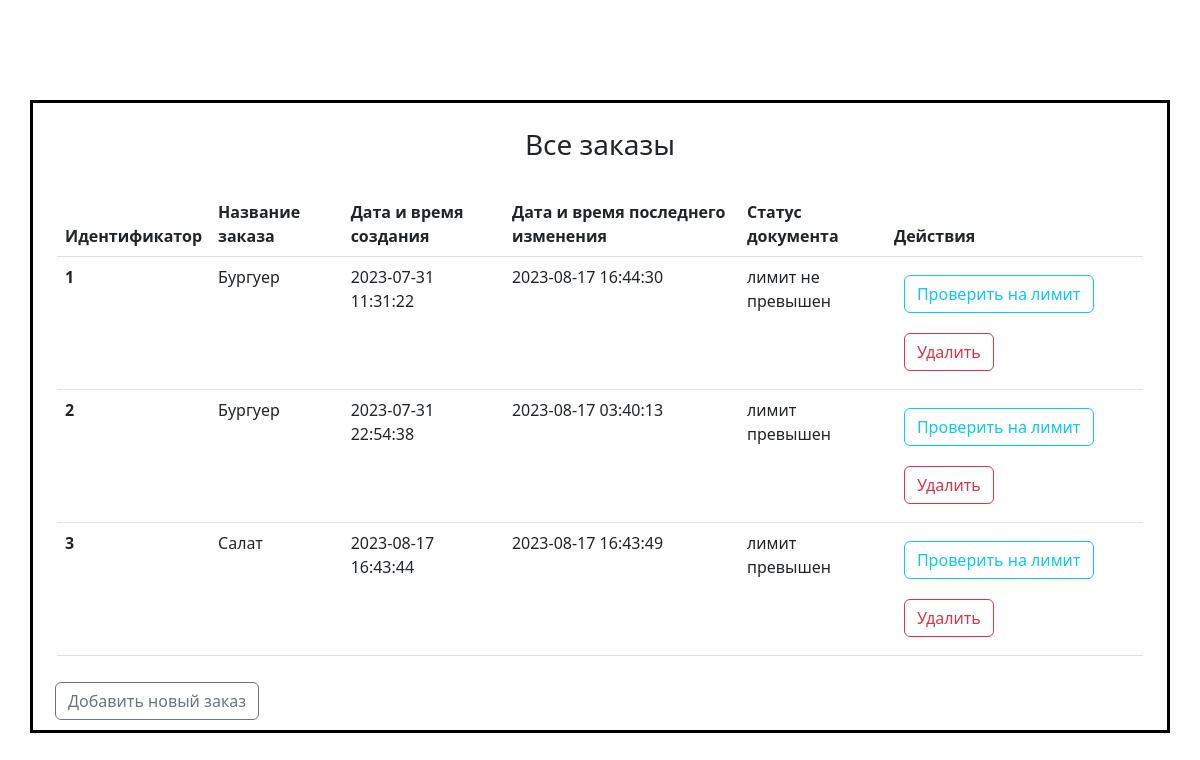
The page / on the database its author committed.
### tables this page shows
CREATE TABLE `order_self` (
  `id` int(11) NOT NULL,
  `orderName` varchar(50) NOT NULL,
  `created_at` datetime NOT NULL,
  `updated_at` datetime NOT NULL,
  `status` varchar(255) NOT NULL
);

### src/Order.php (called while the page is built, shortened)
<?php
class Order
{
    public static $pdo;
    public static function getAll()
    {
        $stmt = self::$pdo->prepare("SELECT * FROM order_self");
        $stmt->setFetchMode(PDO::FETCH_CLASS, 'Order');
        $stmt->execute();
        $orders = $stmt->fetchAll();
        return $orders;
    }
}

### index.php (the view, shortened to what this page needs)
<?php
$orders = Order::getAll();
?>
<!doctype html>
<html lang="en">
<head>
    <link href="https://cdn.jsdelivr.net/npm/bootstrap@5.3.0/dist/css/bootstrap.min.css" rel="stylesheet">
</head>
<body>
<div class="container" style="margin-top: 100px; border: solid 3px black;;">
    <div class="container" style="text-align: center; margin-bottom: 30px; margin-top: 25px" >
        <h3>Все заказы</h3>
    </div>
    <div class="container">
        <table class="table">
            <thead>
            <tr>
                <th scope="col">Идентификатор</th>
                <th scope="col">Название заказа</th>
                <th scope="col">Дата и время создания</th>
                <th scope="col">Дата и время последнего изменения</th>
                <th scope="col">Статус документа</th>
                <th scope="col">Действия</th>
            </tr>
            </thead>
            <tbody>
            <?php
            $i = 0;
            foreach ($orders as $row):
                $i++;
                ?>
                <tr>
                    <th><?= $i; ?></th>
                    <td><?= $row->orderName ?></td>
                    <td><?= $row->created_at ?></td>
                    <td><?= $row->updated_at ?></td>
                    <td><?= $row->status ?></td>
                    <td>
                        <a href="limit.php?id=<?= $row->id ?>&create_at=<?= $row->created_at ?>" class="btn btn-outline-info" style="margin: 10px;">Проверить на лимит</a>
                        <a href="delete.php?id=<?= $row->id ?>" class="btn btn-outline-danger" style="margin: 10px;">Удалить</a>
                    </td>
                </tr>
            <?php endforeach;?>
            </tbody>
        </table>
    </div>
    <a href="create_order.php" class="btn btn-outline-secondary" style="margin: 10px;" type="button">Добавить новый заказ</a>
</div>
</body>
</html>

### rows shown on the page
order_self: orderName "Бургуер", created_at "2023-07-31 11:31:22", updated_at "2023-08-17 16:44:30", status "лимит не превышен"
order_self: orderName "Бургуер", created_at "2023-07-31 22:54:38", updated_at "2023-08-17 03:40:13", status "лимит превышен"
order_self: orderName "Салат", created_at "2023-08-17 16:43:44", updated_at "2023-08-17 16:43:49", status "лимит превышен"
